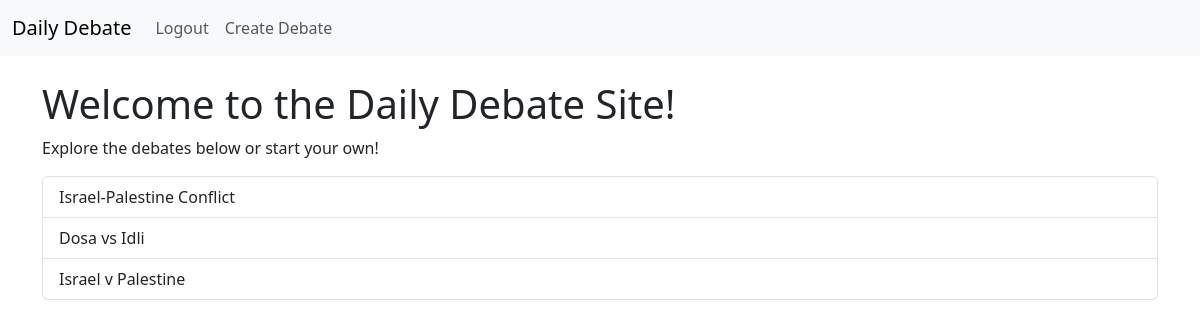
Page / (signed in) on the earlier database version.
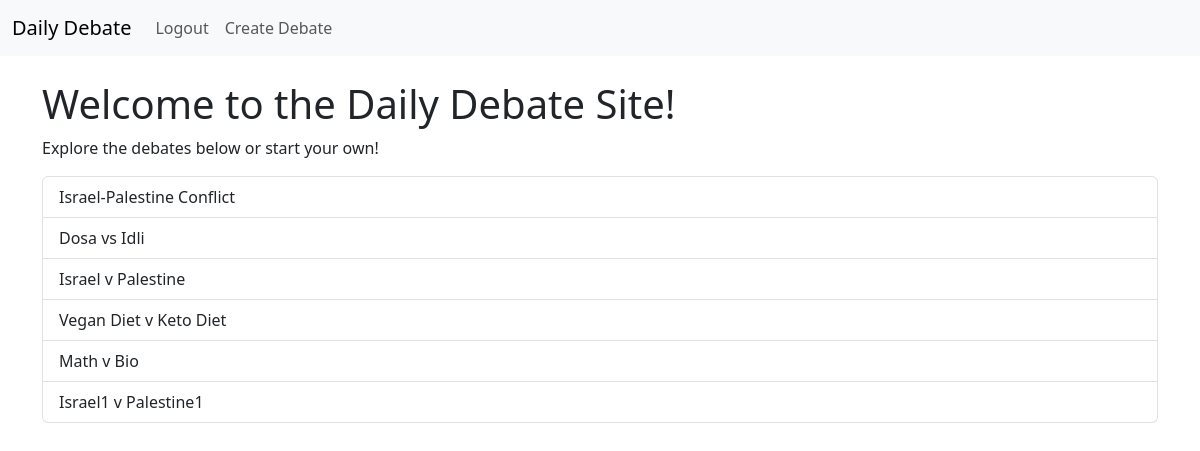
Same page on the later database version.
### app.py (models this page shows)
class Debate(db.Model):
    id = db.Column(db.Integer, primary_key=True)
    title = db.Column(db.String(100), nullable=False)
    sides = db.relationship('DebateSide', backref='debate', lazy=True)

### app.py (the view)
@app.route('/')
def home():
    if current_user.is_authenticated:
        debates = Debate.query.all()
        return render_template('index.html', debates=debates)
    else:
        return redirect(url_for('login'))

### app.py (called while the page is built)
@login_manager.user_loader
def load_user(user_id):
    return User.query.get(int(user_id))

### templates/index.html
{% extends 'layout.html' %}
{% block content %}
<h1>Welcome to the Daily Debate Site!</h1>
{% if current_user.is_authenticated %}
<p>Explore the debates below or start your own!</p>
<div class="list-group">
    {% for debate in debates %}
        <a href="{{ url_for('debate', debate_id=debate.id) }}" class="list-group-item list-group-item-action">
            {{ debate.title }}
        </a>
    {% endfor %}
</div>
{% else %}
<p>Please login or sign up to explore or start debates.</p>
<div class="mt-4">
    <a href="{{ url_for('login') }}" class="btn btn-primary">Login</a>
    <a href="{{ url_for('register') }}" class="btn btn-secondary">Sign Up</a>
</div>
{% endif %}
{% endblock %}

### templates/layout.html (shortened to what this page needs)
<!DOCTYPE html>
<html lang="en">
<head>
    <link href="https://cdn.jsdelivr.net/npm/bootstrap@5.3.0/dist/css/bootstrap.min.css" rel="stylesheet">
</head>
<body>
    <nav class="navbar navbar-expand-lg navbar-light bg-light">
        <div class="container-fluid">
            <a class="navbar-brand" href="{{ url_for('home') }}">Daily Debate</a>
            <div class="collapse navbar-collapse" id="navbarNav">
                <ul class="navbar-nav">
                    {% if current_user.is_authenticated %}
                        <li class="nav-item">
                            <a class="nav-link" href="{{ url_for('logout') }}">Logout</a>
                        </li>
                        <li class="nav-item">
                            <a class="nav-link" href="{{ url_for('create_debate') }}">Create Debate</a>
                        </li>
                    {% endif %}
                </ul>
            </div>
        </div>
    </nav>
    <div class="container mt-4">
        {% block content %}{% endblock %}
    </div>
</body>
</html>

Differences in the rows shown:
added Debate: title "Vegan Diet v Keto Diet"
added Debate: title "Math v Bio"
added Debate: title "Israel1 v Palestine1"
